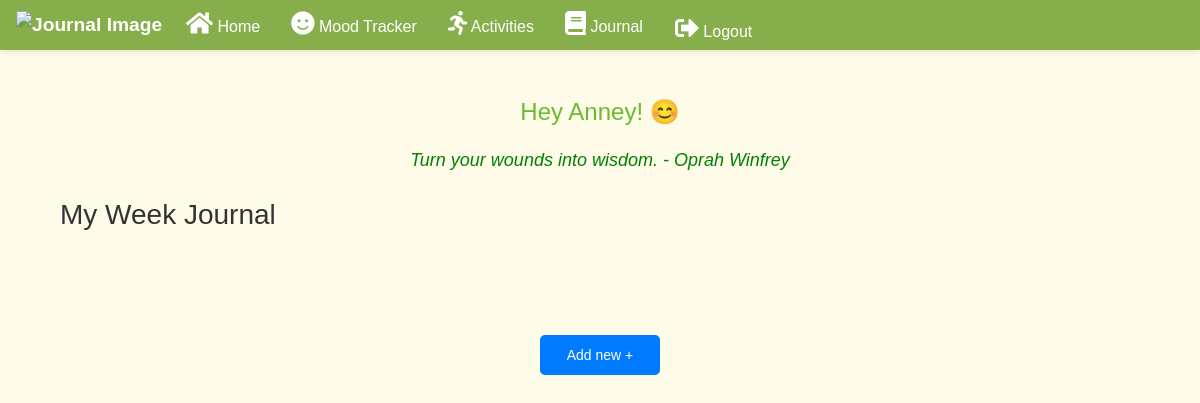
/journal/ (signed in), run on an earlier commit of the app's database.
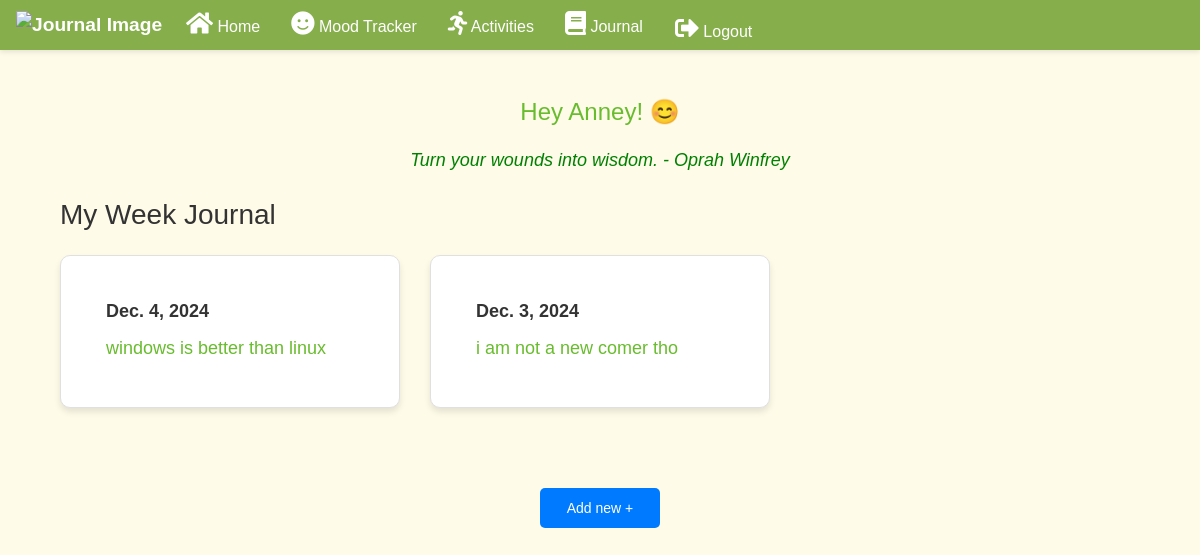
And on a later commit of the database.
### wellness/models.py (models this page shows, shortened)
class JournalEntry(models.Model):
    user = models.ForeignKey(User, on_delete=models.CASCADE)
    content = models.TextField()
    date = models.DateField()

### wellness/views.py (the view)
# urls.py: path('journal/', views.journal, name='journal'),
@login_required
def journal(request):
    if request.method == 'GET':
        entries = JournalEntry.objects.filter(user=request.user).order_by('-date')
        return render(request, 'journal.html', {'entries': entries})

### wellness/templates/journal.html (shortened to what this page needs)
{% extends 'base.html' %}
{% block content %}
<div class="container mt-5">
    <div class="greeting mb-4">
        <h2>Hey {{ request.user.first_name|default:request.user.username }}! 😊</h2>
        <p id="daily-quote" style="text-align: center; color: green; font-style: italic;"></p>
    </div>
    <h3 class="mb-4">My Week Journal</h3>
    <div class="row row-cols-1 row-cols-md-2 row-cols-lg-3 g-4 journal-container">
        {% for entry in entries %}
        <div class="col">
            <div class="card h-100">
                <div class="card-body">
                    <h5 class="card-title">{{ entry.date }}</h5>
                    <p class="card-text">{{ entry.content }}</p>
                </div>
            </div>
        </div>
        {% endfor %}
    </div>
</div>
<div class="add-new-container">
    <button class="add-new-btn" data-toggle="modal" data-target="#exampleModal">Add new +</button>
</div>
{% endblock %}

### wellness/templates/base.html (shortened to what this page needs)
<!DOCTYPE html>
<html lang="en">
<head>
    {% load static %}
    <link rel="stylesheet" href="https://stackpath.bootstrapcdn.com/bootstrap/4.5.2/css/bootstrap.min.css">
    <link href="https://cdnjs.cloudflare.com/ajax/libs/font-awesome/5.15.4/css/all.min.css" rel="stylesheet">
    <link rel="stylesheet" href="{% static 'styles.css' %}">
</head>
<body>
    <nav class="navbar navbar-expand-lg">
        <a class="navbar-brand" href="{% url 'home' %}">
            <img src="/static/img9.png" alt="Journal Image" class="navbar-logo">
        </a>
        <div class="collapse navbar-collapse" id="navbarNav">
            <ul class="navbar-nav me-auto">
                <li class="nav-item">
                    <a class="nav-link" href="{% url 'home' %}">
                        <i class="fas fa-home"></i> Home
                    </a>
                </li>
                <li class="nav-item">
                    <a class="nav-link" href="{% url 'mood_tracker' %}">
                        <i class="fas fa-smile"></i> Mood Tracker
                    </a>
                </li>
                <li class="nav-item">
                    <a class="nav-link" href="{% url 'activities_view' %}">
                        <i class="fas fa-running"></i> Activities
                    </a>
                </li>
                <li class="nav-item">
                    <a class="nav-link" href="{% url 'journal' %}">
                        <i class="fas fa-book"></i> Journal
                    </a>
                </li>
            </ul>
            <ul class="navbar-nav ms-auto">
                {% if user.is_authenticated %}
                    <li class="nav-item">
                        <form method="post" action="{% url 'logout' %}" class="form-inline">
                            <button type="submit" class="btn btn-link nav-link">
                                <i class="fas fa-sign-out-alt"></i> Logout
                            </button>
                        </form>
                    </li>
                {% else %}
                    <li class="nav-item">
                        <a class="nav-link" href="{% url 'login' %}">
                            <i class="fas fa-sign-in-alt"></i> Login
                        </a>
                    </li>
                {% endif %}
            </ul>
        </div>
    </nav>
    <div class="container mt-4">
        {% block content %}
        {% endblock %}
    </div>
</body>
</html>

### wellness/static/styles.css (style rules this page uses)
.navbar { background-color: #4CAF50; position: fixed; top: 0; left: 0; width: 100%; display: flex; justify-content: space-between; align-items: center; padding: 20px 20px; box-shadow: 0 4px 6px rgba(0, 0, 0, 0.1); z-index: 1000; }
body { background-color: #fefbe9; font-family: Arial, sans-serif; padding: 0; height: 100vh; overflow-y: scroll; }
h2 { text-align: center; color: #444; font-size: 24px; margin-bottom: 20px; }
button { background-color: #007bff; background-color: #fefbe9; border: none; padding: 10px 20px; border-radius: 5px; cursor: pointer; font-size: 16px; width: 100%; margin-top: 10px; transition: background-color 0.3s ease; }

### wellness/templates/base.html (style rules this page uses)
.nav-link i { font-size: 1.5rem; transition: color 0.3s ease; }
.navbar { background-color: #86af4c; box-shadow: 0 2px 5px rgba(0, 0, 0, 0.1); padding: 0.5rem 1rem; height: 50px; }
.navbar { position: sticky; top: 0; z-index: 1000; }
.navbar-logo { height: 40px; width: auto; }
.navbar-brand { font-weight: bold; color: #fff; font-size: 1.2em; }
.nav-link { color: #fff; font-size: 1em; margin-right: 15px; transition: color 0.3s ease; }

### wellness/templates/journal.html (style rules this page uses)
body { background-color: #fefbe9; font-family: Arial, sans-serif; color: #333; margin: 0; padding: 0; height: 100vh; overflow-y: scroll; }
html { height: 100%; overflow-y: scroll; }
.container { padding-bottom: 50px; }
.greeting h2 { font-size: 24px; color: #69bc2e; }
.greeting p { font-size: 18px; color: #69bc2e; }
.card { background-color: #ffffff; border: 1px solid #e0e0e0; border-radius: 10px; box-shadow: 0 4px 6px rgba(0, 0, 0, 0.1); padding: 25px; transition: transform 0.2s ease-in-out; height: 100%; }
.card-title { font-size: 18px; font-weight: bold; }
.card-text { font-size: 18px; color: #69bc2e; }
.add-new-container { display: flex; justify-content: center; margin: 20px; }
.add-new-btn { width: 120px; height: 40px; font-size: 14px; border-radius: 5px; background-color: #007bff; color: white; border: none; text-align: center; line-height: normal; transition: all 0.3s ease; }

What changed in the data, as far as the page shows it:
added JournalEntry: date "Dec. 4, 2024", content "windows is better than linux"
added JournalEntry: date "Dec. 3, 2024", content "i am not a new comer tho"
